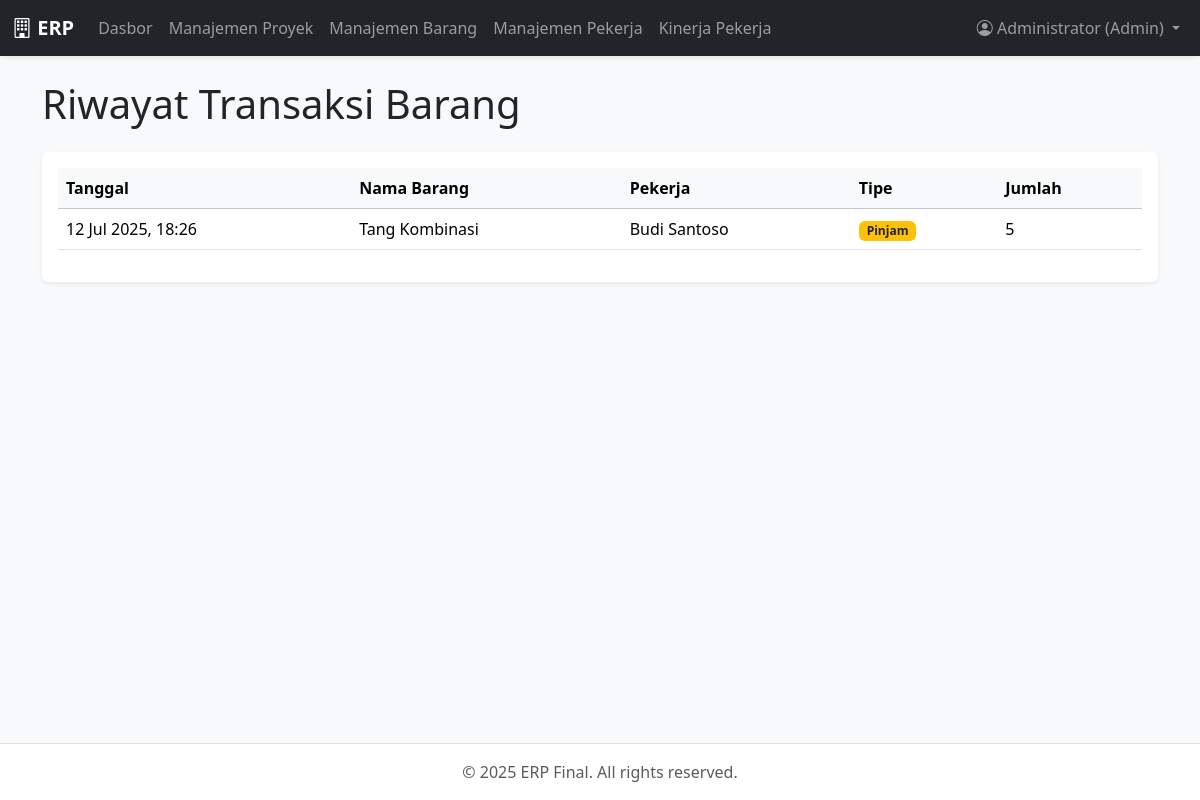
The app's page /admin/inventory/history.php (signed in) with its own data.
### tables this page shows
CREATE TABLE inventory_transactions (
        id INTEGER PRIMARY KEY AUTOINCREMENT,
        item_id INTEGER,
        user_id INTEGER,
        tipe TEXT CHECK(tipe IN ('Pinjam', 'Kembali')) NOT NULL,
        jumlah INTEGER,
        tanggal DATETIME DEFAULT CURRENT_TIMESTAMP,
        FOREIGN KEY (item_id) REFERENCES inventory_items(id),
        FOREIGN KEY (user_id) REFERENCES users(id)
    );

CREATE TABLE inventory_items (
        id INTEGER PRIMARY KEY AUTOINCREMENT,
        nama_barang VARCHAR(100) NOT NULL,
        kode_barang VARCHAR(20) UNIQUE NOT NULL,
        stok_total INTEGER NOT NULL,
        stok_tersedia INTEGER NOT NULL
    );

CREATE TABLE users (
        id INTEGER PRIMARY KEY AUTOINCREMENT,
        username VARCHAR(50) UNIQUE NOT NULL,
        password VARCHAR(255) NOT NULL,
        nama_lengkap VARCHAR(100),
        role TEXT CHECK(role IN ('admin', 'pekerja')) NOT NULL
    );

### admin/inventory/history.php (the view, shortened to what this page needs)
<?php
require_once __DIR__ . '/../../templates/header.php';
$transactions = $db->query("
    SELECT t.tanggal, t.tipe, t.jumlah, i.nama_barang, u.nama_lengkap
    FROM inventory_transactions t
    JOIN inventory_items i ON t.item_id = i.id
    JOIN users u ON t.user_id = u.id
    ORDER BY t.tanggal DESC
")->fetchAll();
?>
<main class="container mt-4">
    <h1 class="mb-4">Riwayat Transaksi Barang</h1>
    <div class="card shadow-sm"><div class="card-body"><div class="table-responsive">
        <table class="table table-hover align-middle">
            <thead class="table-light"><tr><th>Tanggal</th><th>Nama Barang</th><th>Pekerja</th><th>Tipe</th><th>Jumlah</th></tr></thead>
            <tbody>
                <?php foreach ($transactions as $t):
                    $badge = $t['tipe'] == 'Pinjam' ? 'bg-warning text-dark' : 'bg-info';
                ?>
                <tr>
                    <td><?= date('d M Y, H:i', strtotime($t['tanggal'])) ?></td>
                    <td><?= htmlspecialchars($t['nama_barang']) ?></td>
                    <td><?= htmlspecialchars($t['nama_lengkap']) ?></td>
                    <td><span class="badge <?= $badge ?>"><?= $t['tipe'] ?></span></td>
                    <td><?= $t['jumlah'] ?></td>
                </tr>
                <?php endforeach; ?>
            </tbody>
        </table>
    </div></div></div>
</main>
<?php require_once __DIR__ . '/../../templates/footer.php'; ?>

### style.css (style rules this page uses)
body { background-color: #f0f2f5; }
.card { border: none; }

### records on screen
inventory_transactions: tanggal "12 Jul 2025, 18:26", item.nama_barang "Tang Kombinasi", user.nama_lengkap "Budi Santoso", tipe "Pinjam", jumlah "5"

### other values on screen
$_SESSION['user_name'] "Administrator"
$_SESSION['user_role'] "Admin"
